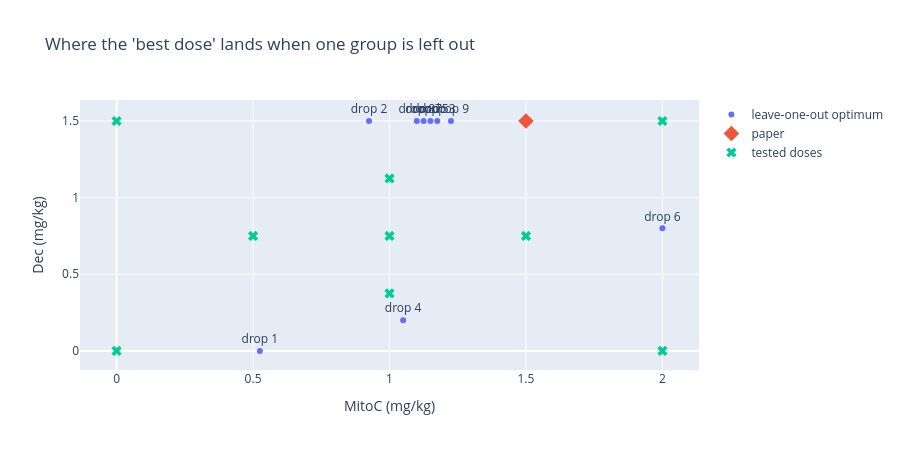

Here is the notebook cell this chart was saved with:
### Code cell
fig = go.Figure()
fig.add_trace(go.Scatter(x=[m for _, m, *_ in loo], y=[d for _, _, d, *_ in loo], mode="markers+text",
                         text=[f"drop {g}" for g, *_ in loo], textposition="top center", name="leave-one-out optimum"))
fig.add_trace(go.Scatter(x=[1.5], y=[1.5], mode="markers", marker=dict(size=12, symbol="diamond"), name="paper"))
fig.add_trace(go.Scatter(x=MITO, y=DEC, mode="markers", marker=dict(symbol="x", size=9), name="tested doses"))
fig.update_layout(xaxis_title="MitoC (mg/kg)", yaxis_title="Dec (mg/kg)", height=450,
                  title="Where the 'best dose' lands when one group is left out")
fig

### Figure 1 — Plotly figure (JSON) as saved in the notebook; plotly's stock layout.template omitted (floating-point values rounded to 4 significant figures)
{"data": [{"mode": "markers+text", "name": "leave-one-out optimum", "text": ["drop 1", "drop 2", "drop 3", "drop 4", "drop 5", "drop 6", "drop 7", "drop 8", "drop 9"], "textposition": "top center", "type": "scatter", "x": [0.525, 0.925, 1.175, 1.05, 1.15, 2.0, 1.125, 1.1, 1.225], "y": [0.0, 1.5, 1.5, 0.2, 1.5, 0.8, 1.5, 1.5, 1.5]}, {"marker": {"size": 12, "symbol": "diamond"}, "mode": "markers", "name": "paper", "type": "scatter", "x": [1.5], "y": [1.5]}, {"marker": {"size": 9, "symbol": "x"}, "mode": "markers", "name": "tested doses", "type": "scatter", "x": [0.0, 0.0, 2.0, 2.0, 0.5, 1.5, 1.0, 1.0, 1.0], "y": [0.0, 1.5, 0.0, 1.5, 0.75, 0.75, 0.375, 1.125, 0.75]}], "layout": {"height": 450, "title": {"text": "Where the 'best dose' lands when one group is left out"}, "xaxis": {"title": {"text": "MitoC (mg/kg)"}}, "yaxis": {"title": {"text": "Dec (mg/kg)"}}}}
